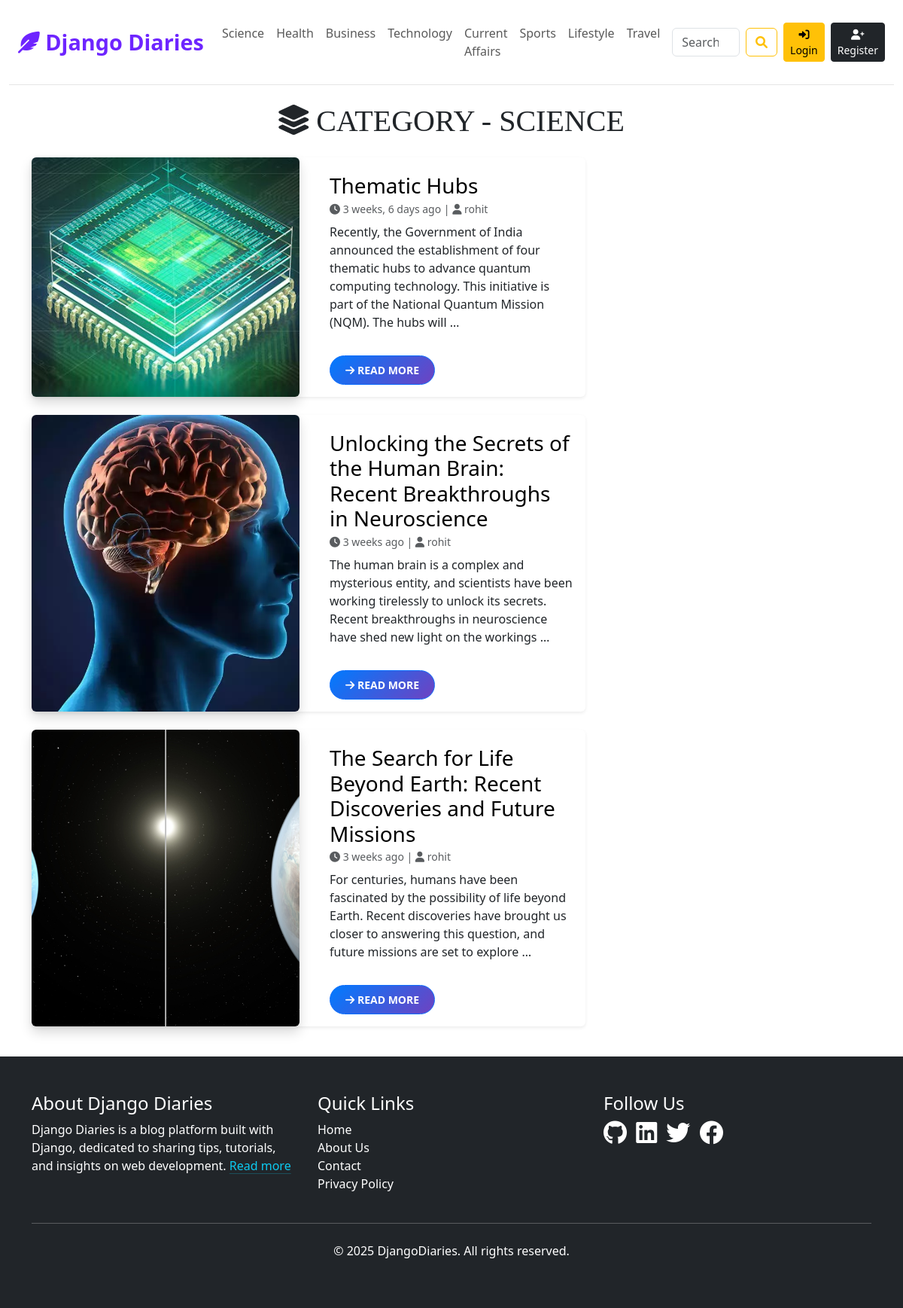
Page /category/1/ on the committed database.
### blogs/models.py (models this page shows, shortened)
class Category(models.Model):
    category_name = models.CharField(max_length=50, unique=True)
    created_at = models.DateTimeField(auto_now_add=True)
    updated_at = models.DateTimeField(auto_now=True)
    class Meta:
        verbose_name_plural = "categories"

class Blogs(models.Model):
    STATUS_CHOICES = (
        ('draft','Draft'),
        ('published','Published'),
    )
    title = models.CharField(max_length=100, unique=True)
    slug = models.SlugField(unique=True, blank=True)
    category = models.ForeignKey(Category, on_delete=models.CASCADE)
    author = models.ForeignKey(User, on_delete=models.CASCADE)
    blog_image = models.ImageField(upload_to='uploads/%Y/%m/%d',blank=True, null=True)
    short_description = models.TextField(max_length = 1000)
    blog_body = models.TextField(max_length = 5000)
    status = models.CharField(choices = STATUS_CHOICES, default='draft', max_length=50)
    is_featured = models.BooleanField(default=False)
    created_at = models.DateTimeField(auto_now_add=True)
    updated_at = models.DateTimeField(auto_now=True)
    class Meta:
        verbose_name_plural = "blogs"

### blogs/views.py (the view)
# urls.py: path('<int:category_id>/', views.posts_by_category, name='posts_by_category'),
def posts_by_category(request, category_id):
    posts = Blogs.objects.filter(status='published', category=category_id)
    try:
        category = Category.objects.get(pk=category_id)
    except:
        return redirect('home')
    context = {
        'posts': posts,
        'category': category,
    }
    return render(request, 'posts_by_category.html', context)

### blogs/context_processors.py (called while the page is built)
def get_categories(request):
    categories = Category.objects.all()
    return {'categories': categories}

### templates/posts_by_category.html (shortened to what this page needs)
{% extends "base/base.html" %}
{% block content %}
  <div class="col-12 text-center mb-4 mt-4">
    <h1 class="text-uppercase">
      <i class="fa-solid fa-layer-group"></i>
      Category - {{ category.category_name }}
    </h1>
  </div>
  <main role="main" class="container">
    <div class="row">
      <div class="col-md-8 blog-main">
        {% for post in posts %}
          <div class="card border-0 mb-4 shadow-sm">
            <div class="row no-gutters">
              <div class="col-md-6">
                <img src="{{ post.blog_image.url }}" class="card-img-left img-fluid rounded shadow" alt="Post Image" style="height: 100%; object-fit: cover;">
              </div>
              <div class="col-md-6">
                <div class="card-body">
                  <h3>
                    <a class="link-hover featured-post-title text-decoration-none" href="{% url 'blogs' post.slug %}">
                      {{ post.title }}
                    </a>
                  </h3>
                  <small class="mb-2 d-block text-muted">
                    <i class="fa fa-clock"></i> {{ post.created_at | timesince }} ago | <i class="fa fa-user"></i> {{ post.author }}
                  </small>
                  <p class="card-text">{{ post.short_description | truncatewords:30 }}</p>
                  <a href="{% url 'blogs' post.slug %}" class="btn btn-primary btn-sm mt-3 custom-badge">
                    <i class="fa fa-arrow-right"></i> Read More
                  </a>
                </div>
              </div>
            </div>
          </div>
        {% endfor %}
      </div>
      <div class="col-md-4">
      </div>
    </div>
  </main>
{% endblock %}

### templates/base/header.html (shortened to what this page needs)
{% load static %}
<!DOCTYPE html>
<html lang="en" data-bs-theme="light">
  <head>
    <link href="https://cdnjs.cloudflare.com/ajax/libs/font-awesome/6.0.0-beta3/css/all.min.css" rel="stylesheet">
    <link href="https://cdn.jsdelivr.net/npm/bootstrap@5.3.3/dist/css/bootstrap.min.css" rel="stylesheet">
    <link href="{% static 'css/blog.css' %}" rel="stylesheet">
  </head>
  <body>
    <div class="container-fluid">
      <header class="blog-header py-3 sticky-top bg-white">
        <nav class="navbar navbar-expand-lg navbar-light">
          <div class="container-fluid">
            <a class="navbar-brand custom-hover" href="/">
              <i class="fas fa-feather-alt"></i> Django Diaries
            </a>
            <div class="collapse navbar-collapse" id="navbarNav">
              <ul class="navbar-nav me-auto mb-2 mb-lg-0">
                {% for category in categories %}
                  <li class="nav-item">
                    <a class="nav-link custom-hover" href="{% url 'posts_by_category' category.id %}">{{ category.category_name }}</a>
                  </li>
                {% endfor %}
              </ul>
              <form class="d-flex m-2" action="{% url 'search' %}" method="GET">
                <input class="form-control me-2" type="search" placeholder="Search" aria-label="Search" name="keyword">
                <button class="btn btn-outline-warning" type="submit"><i class="fa fa-search"></i></button>
              </form>
              <div class="d-flex">
                {% if not user.is_authenticated %}
                  <a class="btn btn-sm btn-warning me-2" href="{% url 'login' %}"><i class="fa fa-sign-in-alt"></i> Login</a>
                  <a class="btn btn-sm btn-dark" href="{% url 'register' %}"><i class="fa fa-user-plus"></i> Register</a>
                {% else %}
                  <a class="btn btn-sm btn-dark me-2" href="{% url 'dashboard' %}"><i class="fas fa-desktop"></i> Dashboard</a>
                  <a class="btn btn-sm btn-danger" href="{% url 'logout' %}"><i class="fas fa-sign-out-alt"></i> Logout</a>
                {% endif %}
              </div>
            </div>
          </div>
        </nav>
      </header>

### static/css/blog.css (style rules this page uses)
.blog-header { border-bottom: 1px solid #e5e5e5; }
.navbar-brand { font-size: 2rem; font-weight: bold; color: #6e25ff !important; }
.link-hover { position: relative; text-decoration: none; color: white; font-weight: 500; transition: transform 0.3s ease, color 0.3s ease, background-color 0.3s ease; }
.link-hover::after { content: ''; position: absolute; width: 0%; height: 2px; bottom: 0; left: 0; background-color: #013d8c; transition: width 0.3s ease, background-color 0.3s ease; }
.featured-post-title { color: black; font-size: 28px; display: inline-block; bottom: -5px; }
.custom-hover { position: relative; text-decoration: none; transition: color 0.3s ease; }
.custom-hover::after { content: ''; position: absolute; width: 100%; transform: scaleX(0); height: 2px; bottom: 0; left: 0; background-color: #007bff; transform-origin: bottom right; transition: transform 0.25s ease-out; }
.custom-badge { background: linear-gradient(135deg, #007bff, #6f42c1); border-radius: 50px; padding: 8px 20px; color: white; text-transform: uppercase; font-weight: 600; text-decoration: none; transition: transform 0.3s ease, background-color 0.3s ease; display: inline-block; }
h1,h2 { font-family: "Merriweather", Georgia, "Times New Roman", serif; }
@media (min-width: 768px) { .navbar-brand { font-size: 1.8rem; } }

### rows in the picture
Category: category_name "Science", category_name "SCIENCE"
Category: category_name "Health"
Category: category_name "Business"
Category: category_name "Technology"
Category: category_name "Current Affairs"
Category: category_name "Sports"
Category: category_name "Lifestyle"
Category: category_name "Travel"
Blogs: blog_image (picture), title "Thematic Hubs", created_at "3 weeks, 6 days", author "rohit", short_description "Recently, the Government of India announced the establishment of four thematic hubs to advance quantum computing technology. This initiative is part of the National Quantum Mission (NQM). The hubs will …"
Blogs: blog_image (picture), title "Unlocking the Secrets of the Human Brain: Recent Breakthroughs in Neuroscience", created_at "3 weeks", author "rohit", short_description "The human brain is a complex and mysterious entity, and scientists have been working tirelessly to unlock its secrets. Recent breakthroughs in neuroscience have shed new light on the workings …"
Blogs: blog_image (picture), title "The Search for Life Beyond Earth: Recent Discoveries and Future Missions", created_at "3 weeks", author "rohit", short_description "For centuries, humans have been fascinated by the possibility of life beyond Earth. Recent discoveries have brought us closer to answering this question, and future missions are set to explore …"
